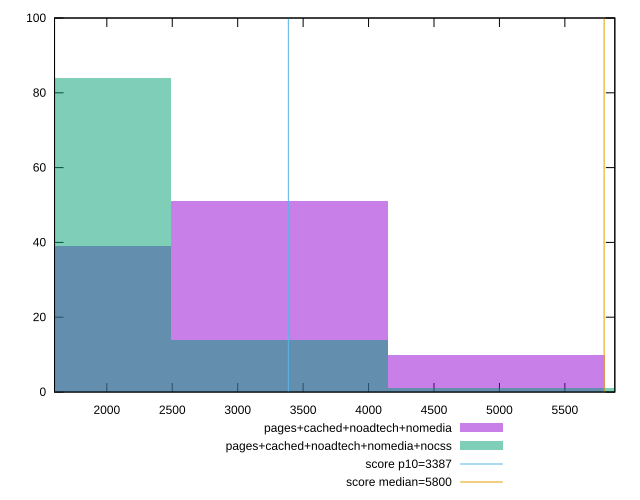

Reproduce this figure in gnuplot.
reset

$pagesCachedNoadtechNomedia <<EOF
3319.4138917344308 51
1659.7069458672154 39
4979.120837601646 10
EOF

$pagesCachedNoadtechNomediaNocss <<EOF
6638.8277834688615 1
1659.7069458672154 84
3319.4138917344308 14
4979.120837601646 1
EOF

set key outside below
set boxwidth 1659.7069458672154
set xrange [1600.4009999999998:5881.739881999703]
set yrange [0:100]
set trange [0:100]
set style fill transparent solid 0.5 noborder

set parametric
set terminal svg size 640, 500 enhanced background rgb 'white'
set output "report_00015_2021-02-09T16-11-33.973Z/speed-index/comparison/histogram/3_vs_4.svg"

plot $pagesCachedNoadtechNomedia title "pages+cached+noadtech+nomedia" with boxes, \
     $pagesCachedNoadtechNomediaNocss title "pages+cached+noadtech+nomedia+nocss" with boxes, \
     3387,t title "score p10=3387", \
     5800,t title "score median=5800"

reset
